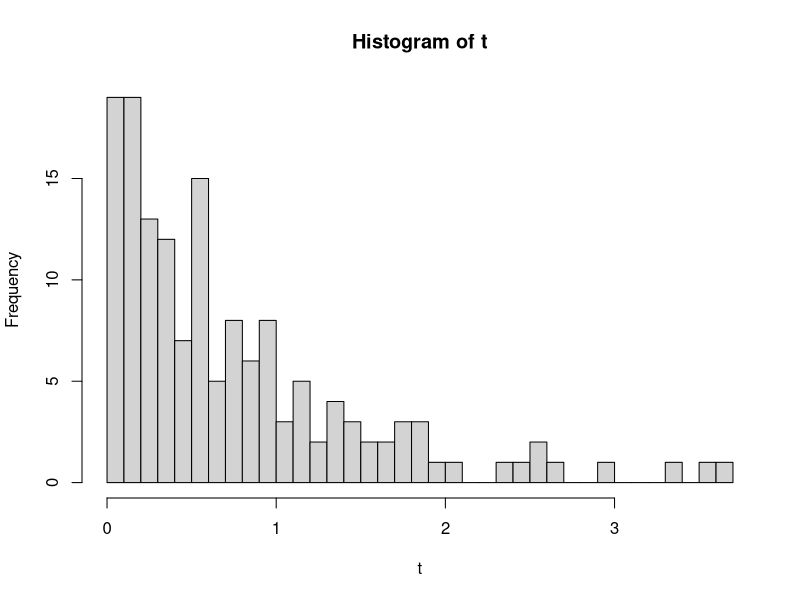
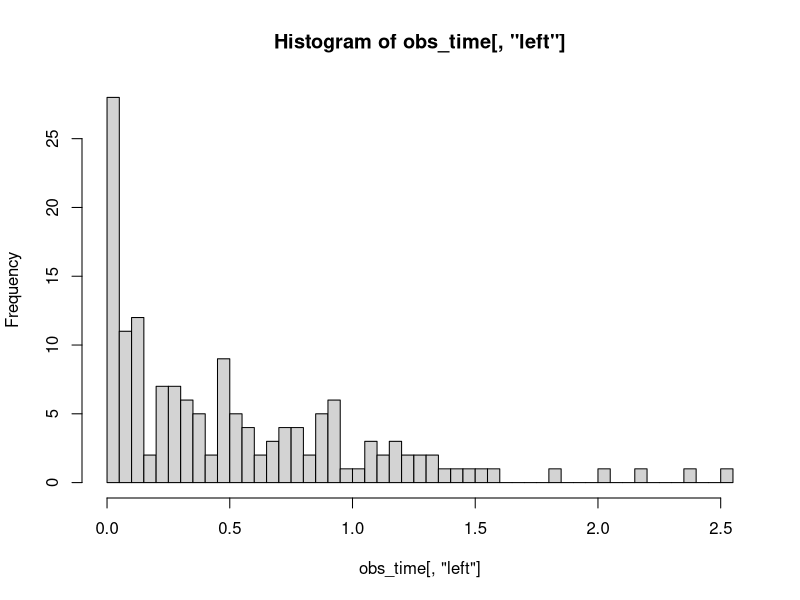
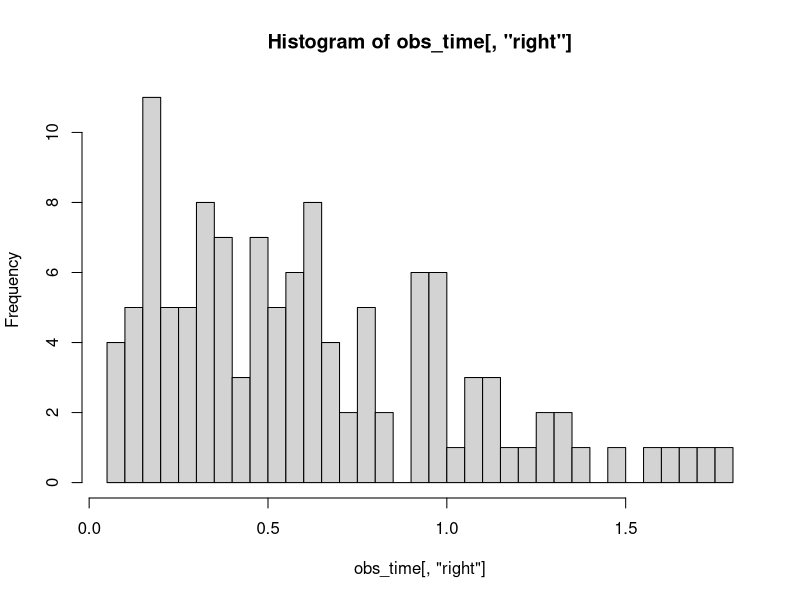

Here is the R script that generated these plots, in order:
# generate true failure data
set.seed(48)
n = 150
x_1 = rnorm(n,2,1) #E = 2
x_2 = rexp(n,1) #E = 1
x_3 = rbinom(n, 1, 0.3) #E = 0.3
x_4 = rnorm(n,-4,7) #E = -4
x_5 = rgamma(n,3,3) #E = 1
x_6 = rpois(n,2) #E = 2
x_7 = asin(runif(n,-1,1)) # E = 0
x_8 = rbeta(n,2,1.5) # E = 0.57
error = rnorm(n,0,0.2)
z = -(x_1^3)/40-(x_1*x_8)/2-x_8-x_2 +1.5
t = exp(error+z)
hist(t,breaks = 50)
# generate the observation time and type of censor
time_length = max(t)
obs_num = 1+rpois(n,10)
obs_time = matrix(0,n,3)
for(i in 1:n)
  {
  obs = rexp(obs_num[i],7)
  left = 0
  j = 1
  right = obs[j]
  type = 1
  while(right < t[i]){
    type = 2
    if(j < obs_num[i]){ 
      left = right
      right = left + obs[j+1]
      j = j+1
    }
    else{
      left = right
      right = Inf
      type = 3
    }  
  }
  obs_time[i,1] = left
  obs_time[i,2] = right
  obs_time[i,3] = type
}


obs_time = as.data.frame(obs_time)
colnames(obs_time) = c('left','right','delta')
obs_time = as.matrix(cbind(obs_time, x_1, x_2, x_3, x_4, x_5, x_6, x_7, x_8))
hist(obs_time[,"left"],breaks=50)
hist(obs_time[,'right'],breaks=50)
write.table(obs_time, file="obs_time.csv", sep = " ")
